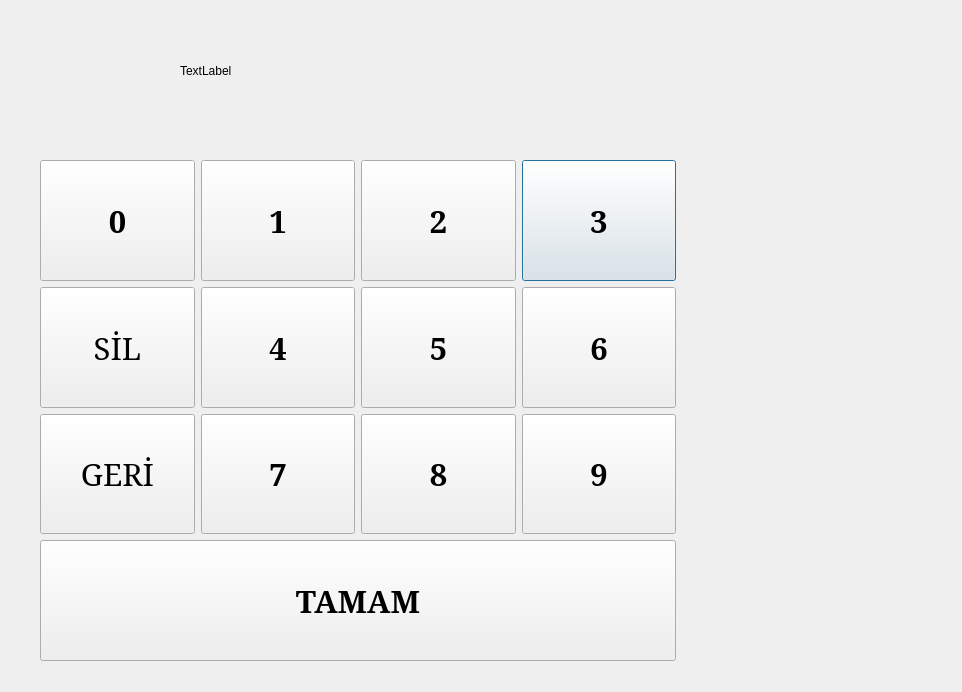
<?xml version="1.0" encoding="UTF-8"?>
<ui version="4.0">
 <class>Dialog</class>
 <widget class="QDialog" name="Dialog">
  <property name="geometry">
   <rect>
    <x>0</x>
    <y>0</y>
    <width>962</width>
    <height>692</height>
   </rect>
  </property>
  <property name="windowTitle">
   <string>Dialog</string>
  </property>
  <widget class="QLabel" name="label">
   <property name="geometry">
    <rect>
     <x>180</x>
     <y>60</y>
     <width>67</width>
     <height>21</height>
    </rect>
   </property>
   <property name="text">
    <string>TextLabel</string>
   </property>
  </widget>
  <widget class="QWidget" name="">
   <property name="geometry">
    <rect>
     <x>40</x>
     <y>160</y>
     <width>636</width>
     <height>501</height>
    </rect>
   </property>
   <layout class="QGridLayout" name="gridLayout">
    <item row="0" column="3">
     <widget class="QPushButton" name="pushButton_4">
      <property name="sizePolicy">
       <sizepolicy hsizetype="MinimumExpanding" vsizetype="MinimumExpanding">
        <horstretch>0</horstretch>
        <verstretch>0</verstretch>
       </sizepolicy>
      </property>
      <property name="font">
       <font>
        <family>Serif</family>
        <pointsize>23</pointsize>
        <weight>75</weight>
        <bold>true</bold>
       </font>
      </property>
      <property name="text">
       <string>3</string>
      </property>
     </widget>
    </item>
    <item row="2" column="0">
     <widget class="QPushButton" name="pushButton_12">
      <property name="sizePolicy">
       <sizepolicy hsizetype="MinimumExpanding" vsizetype="MinimumExpanding">
        <horstretch>0</horstretch>
        <verstretch>0</verstretch>
       </sizepolicy>
      </property>
      <property name="font">
       <font>
        <family>Serif</family>
        <pointsize>23</pointsize>
        <weight>50</weight>
        <bold>false</bold>
       </font>
      </property>
      <property name="text">
       <string>GERİ</string>
      </property>
     </widget>
    </item>
    <item row="1" column="2">
     <widget class="QPushButton" name="pushButton_6">
      <property name="sizePolicy">
       <sizepolicy hsizetype="MinimumExpanding" vsizetype="MinimumExpanding">
        <horstretch>0</horstretch>
        <verstretch>0</verstretch>
       </sizepolicy>
      </property>
      <property name="font">
       <font>
        <family>Serif</family>
        <pointsize>23</pointsize>
        <weight>75</weight>
        <bold>true</bold>
       </font>
      </property>
      <property name="text">
       <string>5</string>
      </property>
     </widget>
    </item>
    <item row="1" column="0">
     <widget class="QPushButton" name="pushButton_7">
      <property name="sizePolicy">
       <sizepolicy hsizetype="MinimumExpanding" vsizetype="MinimumExpanding">
        <horstretch>0</horstretch>
        <verstretch>0</verstretch>
       </sizepolicy>
      </property>
      <property name="font">
       <font>
        <family>Serif</family>
        <pointsize>23</pointsize>
        <weight>50</weight>
        <bold>false</bold>
       </font>
      </property>
      <property name="text">
       <string>SİL</string>
      </property>
     </widget>
    </item>
    <item row="2" column="3">
     <widget class="QPushButton" name="pushButton_11">
      <property name="sizePolicy">
       <sizepolicy hsizetype="MinimumExpanding" vsizetype="MinimumExpanding">
        <horstretch>0</horstretch>
        <verstretch>0</verstretch>
       </sizepolicy>
      </property>
      <property name="font">
       <font>
        <family>Serif</family>
        <pointsize>23</pointsize>
        <weight>75</weight>
        <bold>true</bold>
       </font>
      </property>
      <property name="text">
       <string>9</string>
      </property>
     </widget>
    </item>
    <item row="3" column="0" colspan="4">
     <widget class="QPushButton" name="pushButton_13">
      <property name="sizePolicy">
       <sizepolicy hsizetype="MinimumExpanding" vsizetype="MinimumExpanding">
        <horstretch>0</horstretch>
        <verstretch>0</verstretch>
       </sizepolicy>
      </property>
      <property name="font">
       <font>
        <family>Serif</family>
        <pointsize>23</pointsize>
        <weight>75</weight>
        <bold>true</bold>
       </font>
      </property>
      <property name="text">
       <string>TAMAM</string>
      </property>
     </widget>
    </item>
    <item row="2" column="2">
     <widget class="QPushButton" name="pushButton_10">
      <property name="sizePolicy">
       <sizepolicy hsizetype="MinimumExpanding" vsizetype="MinimumExpanding">
        <horstretch>0</horstretch>
        <verstretch>0</verstretch>
       </sizepolicy>
      </property>
      <property name="font">
       <font>
        <family>Serif</family>
        <pointsize>23</pointsize>
        <weight>75</weight>
        <bold>true</bold>
       </font>
      </property>
      <property name="text">
       <string>8</string>
      </property>
     </widget>
    </item>
    <item row="1" column="3">
     <widget class="QPushButton" name="pushButton_5">
      <property name="sizePolicy">
       <sizepolicy hsizetype="MinimumExpanding" vsizetype="MinimumExpanding">
        <horstretch>0</horstretch>
        <verstretch>0</verstretch>
       </sizepolicy>
      </property>
      <property name="font">
       <font>
        <family>Serif</family>
        <pointsize>23</pointsize>
        <weight>75</weight>
        <bold>true</bold>
       </font>
      </property>
      <property name="text">
       <string>6</string>
      </property>
     </widget>
    </item>
    <item row="1" column="1">
     <widget class="QPushButton" name="pushButton_8">
      <property name="sizePolicy">
       <sizepolicy hsizetype="MinimumExpanding" vsizetype="MinimumExpanding">
        <horstretch>0</horstretch>
        <verstretch>0</verstretch>
       </sizepolicy>
      </property>
      <property name="font">
       <font>
        <family>Serif</family>
        <pointsize>23</pointsize>
        <weight>75</weight>
        <bold>true</bold>
       </font>
      </property>
      <property name="text">
       <string>4</string>
      </property>
     </widget>
    </item>
    <item row="0" column="2">
     <widget class="QPushButton" name="pushButton_3">
      <property name="sizePolicy">
       <sizepolicy hsizetype="MinimumExpanding" vsizetype="MinimumExpanding">
        <horstretch>0</horstretch>
        <verstretch>0</verstretch>
       </sizepolicy>
      </property>
      <property name="font">
       <font>
        <family>Serif</family>
        <pointsize>23</pointsize>
        <weight>75</weight>
        <bold>true</bold>
       </font>
      </property>
      <property name="text">
       <string>2</string>
      </property>
     </widget>
    </item>
    <item row="0" column="1">
     <widget class="QPushButton" name="pushButton_2">
      <property name="sizePolicy">
       <sizepolicy hsizetype="MinimumExpanding" vsizetype="MinimumExpanding">
        <horstretch>0</horstretch>
        <verstretch>0</verstretch>
       </sizepolicy>
      </property>
      <property name="font">
       <font>
        <family>Serif</family>
        <pointsize>23</pointsize>
        <weight>75</weight>
        <bold>true</bold>
       </font>
      </property>
      <property name="text">
       <string>1</string>
      </property>
     </widget>
    </item>
    <item row="0" column="0">
     <widget class="QPushButton" name="pushButton">
      <property name="sizePolicy">
       <sizepolicy hsizetype="MinimumExpanding" vsizetype="MinimumExpanding">
        <horstretch>0</horstretch>
        <verstretch>0</verstretch>
       </sizepolicy>
      </property>
      <property name="font">
       <font>
        <family>Serif</family>
        <pointsize>23</pointsize>
        <weight>75</weight>
        <bold>true</bold>
       </font>
      </property>
      <property name="text">
       <string>0</string>
      </property>
     </widget>
    </item>
    <item row="2" column="1">
     <widget class="QPushButton" name="pushButton_9">
      <property name="sizePolicy">
       <sizepolicy hsizetype="MinimumExpanding" vsizetype="MinimumExpanding">
        <horstretch>0</horstretch>
        <verstretch>0</verstretch>
       </sizepolicy>
      </property>
      <property name="font">
       <font>
        <family>Serif</family>
        <pointsize>23</pointsize>
        <weight>75</weight>
        <bold>true</bold>
       </font>
      </property>
      <property name="text">
       <string>7</string>
      </property>
     </widget>
    </item>
   </layout>
  </widget>
 </widget>
 <resources/>
 <connections/>
</ui>
